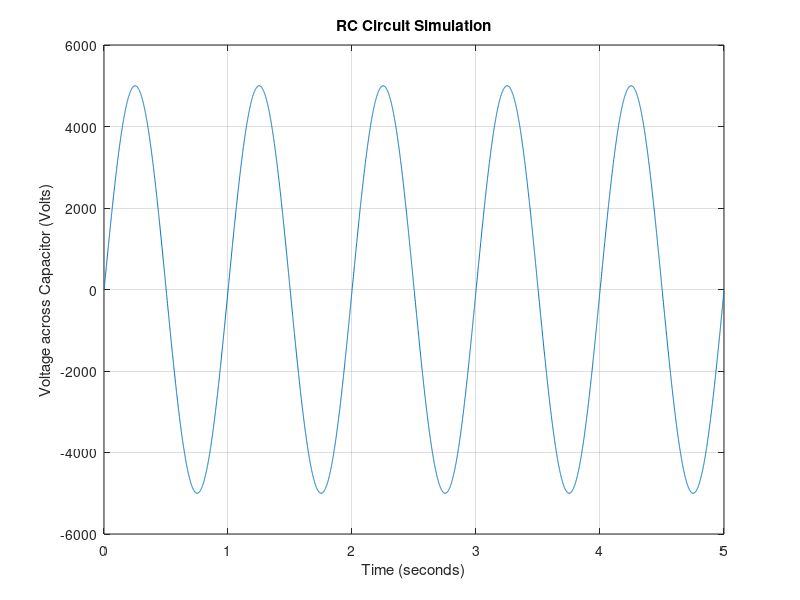

Reproduce this figure in MATLAB.
% Define system parameters
R = 1e3;  
C = 1e-6; 
Vin = @(t) 5 * sin(2 * pi * t);

ode = @(t,VC) -1/(R*C) * VC + 1/C * Vin(t) ;

% Solve the differential equation

VC0 = 0;

t_needed = [0 5];

 [t, VC] = ode45(ode, t_needed, VC0);
 
 
% Plot the voltage vs time

plot(t, VC);
xlabel('Time (seconds)');
ylabel('Voltage across Capacitor (Volts)');
title('RC Circuit Simulation');
grid on;
